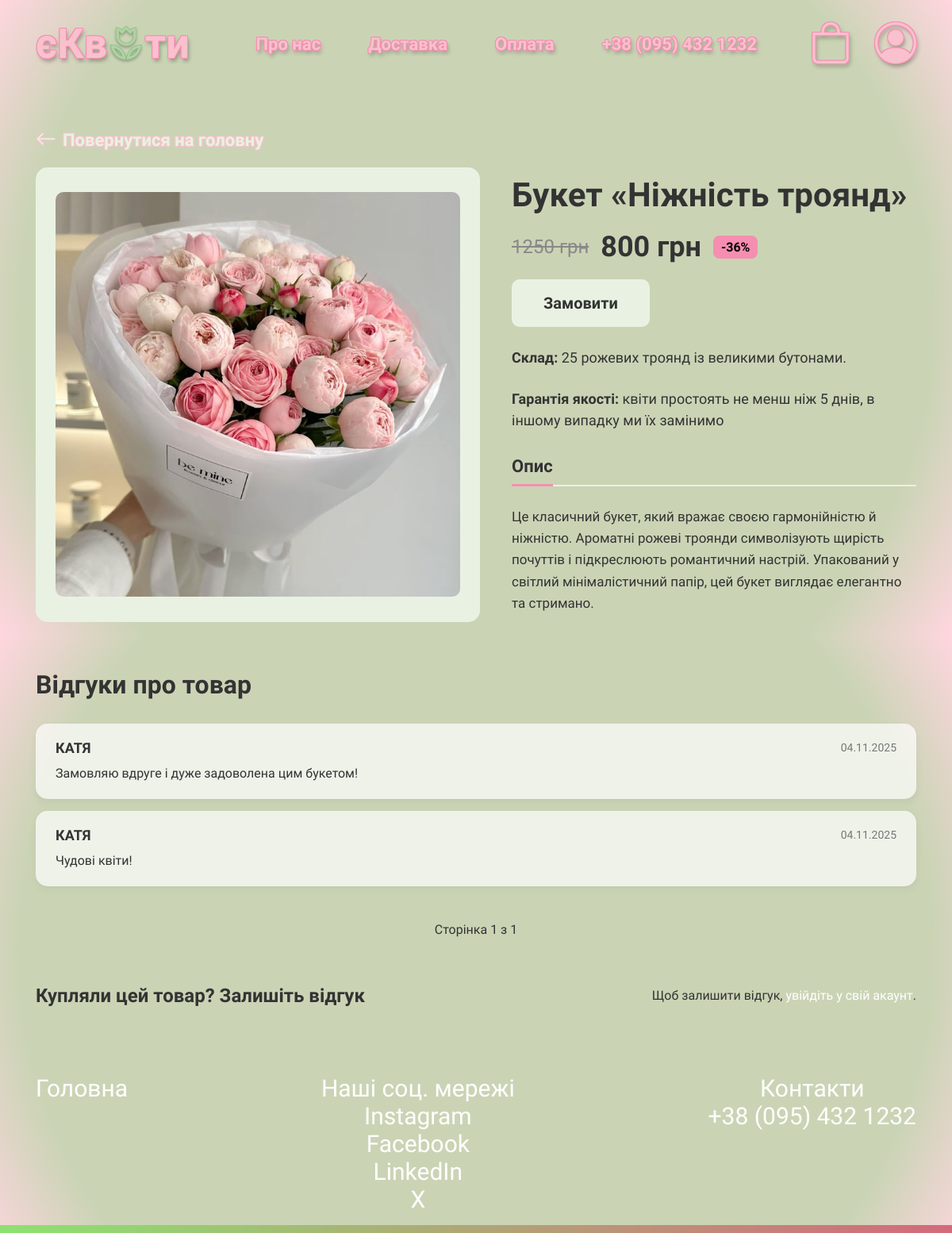
The page /pro_tovar/1/ on the database its author committed.
### shop/models.py (models this page shows, shortened)
class Bouquet(models.Model):
    name = models.CharField(max_length=100, verbose_name="Назва букета")
    flowers = models.ManyToManyField(FlowerType, related_name="bouquets", verbose_name="Квіти у складі")
    composition = models.TextField(verbose_name="Склад")
    description = models.TextField(verbose_name="Опис")
    price = models.DecimalField(max_digits=8, decimal_places=2, verbose_name="Ціна")
    new_price = models.DecimalField(max_digits=8, decimal_places=2, null=True, blank=True, verbose_name="Нова ціна")
    image = models.ImageField(upload_to="bouquets/", verbose_name="Зображення")
    def discount(self):
        if self.new_price:
            return round((self.price - self.new_price) / self.price * 100)
        return None

class BouquetReview(models.Model):
    user = models.ForeignKey(settings.AUTH_USER_MODEL, on_delete=models.CASCADE)
    bouquet = models.ForeignKey(Bouquet, on_delete=models.CASCADE, related_name='reviews')
    text = models.TextField(verbose_name='Відгук')
    created_at = models.DateTimeField(auto_now_add=True)
    class Meta:
        ordering = ['-created_at']
        verbose_name = "Відгук"
        verbose_name_plural = "Відгуки"

### users/models.py (models this page shows, shortened)
class CustomUser(AbstractUser):
    username = None
    email = models.EmailField(unique=True, max_length=100)
    objects = CustomUserManager()
    groups = models.ManyToManyField(
        Group,
        related_name='customuser_set',
        blank=True,
        help_text='The groups this user belongs to. A user will get all permissions granted to each of their groups.',
        verbose_name='groups',
    )
    user_permissions = models.ManyToManyField(
        Permission,
        related_name='customuser_permissions',
        blank=True,
        help_text='Specific permissions for this user.',
        verbose_name='user permissions',
    )
    USERNAME_FIELD = 'email'
    REQUIRED_FIELDS = []

### shop/views.py (the view)
# urls.py: path('pro_tovar/<int:id>/', views.pro_tovar, name='pro_tovar'),
def pro_tovar(request, id):
    bouquet = get_object_or_404(Bouquet, id=id)
    reviews = bouquet.reviews.all()
    if request.method == 'POST':
        if 'send-review' in request.POST:
            if not request.user.is_authenticated:
                return redirect('shop:home')
            review_form = BouquetReviewForm(request.POST)
            if review_form.is_valid():
                review = review_form.save(commit=False)
                review.bouquet = bouquet
                review.user = request.user
                review.save()
                return redirect('shop:pro_tovar', id=bouquet.id)
        if 'add-to-cart' in request.POST:
            cart = Cart(request)
            quantity = int(request.POST.get('quantity', 1))
            cart.add(bouquet, quantity)
            return redirect('shop:pro_tovar', id=bouquet.id)
    else:
        review_form = BouquetReviewForm()
    paginator = Paginator(reviews, 5)
    page_number = request.GET.get('page')
    page_obj = paginator.get_page(page_number)
    context = {
        'bouquet': bouquet,
        'review_form': review_form,
        'reviews': page_obj.object_list,
        'page_obj': page_obj,
    }
    return render(request, 'shop/pro_tovar.html', context)

### cart/cart.py (called while the page is built)
    def __len__(self):
        return sum(item['quantity'] for item in self.cart.values())

### cart/context_processors.py (called while the page is built)
def cart(request):
    return {'cart': Cart(request)}

### templates/shop/pro_tovar.html (shortened to what this page needs)
{% extends "shop/base.html" %}
{% block css_links %}
{% load static %}
<link rel="stylesheet" href="{% static "shop/css/pro_tovar.css" %}">
{% endblock css_links %}
{% block content %}
    <main class="product-page-container">
        <a href="{% url "shop:main" %}" class="nav-link" id="back-arrow-button">
            <i class="bi bi-arrow-left"></i> Повернутися на головну
        </a>
        <section class="product-details-section">
            <div class="product-layout">
                <div class="product-image-container">
                    <img src="{{ bouquet.image.url }}" alt="{{ bouquet.name }}"> </div>
                <div class="product-info-container">
                    <h1 class="product-title">Букет {{ bouquet.name }}</h1>
                    <div class="product-price">
                        {% if bouquet.new_price %}
                            <span class="old-price">{{ bouquet.price|floatformat:0 }} грн</span>
                            <span class="new-price">{{ bouquet.new_price|floatformat:0 }} грн</span>
                            <span class="discount-badge">-{{ bouquet.discount|floatformat:0 }}%</span>
                        {% else %}
                            <span class="new-price">{{ bouquet.price|floatformat:0 }} грн</span>
                        {% endif %}
                    </div>
                    <form method="POST">
                        <button class="order-button" type='submit' name='add-to-cart'>Замовити</button>
                    </form>
                    <p class="product-composition">
                        <strong>Склад:</strong> {{bouquet.composition}}
                    </p>
                    <p class="product-guarantee">
                        <strong>Гарантія якості:</strong> квіти простоять не менш ніж 5 днів, в іншому випадку ми їх замінимо
                    </p>
                    <div class="tabs-container">
                        <div class="tabs-nav">
                            <button class="tab-link active" data-tab="description">Опис</button>
                        </div>
                        <div class="tabs-content">
                            <div id="description" class="tab-pane active">
                                <p>{{bouquet.description}}</p>
                            </div>
                        </div>
                    </div>
                </div>
            </div>
        </section>
        <section class="product-reviews">
            <h2 class="reviews-title">Відгуки про товар</h2>
            <div class="reviews-list">
                {% for review in reviews %}
                    <div class="review-item">
                        <div class="review-header">
                            <span class="review-author">{{review.user.first_name}}</span>
                            <span class="review-date">{{ review.created_at|date:"d.m.Y" }}</span>
                        </div>
                        <p class="review-body">{{review.text}}</p>
                    </div>
                {% empty %}
                    <p>Поки що немає відгуків. Будьте першим!</p>
                {% endfor %}
            </div>
            <div class="pagination">
                <span class="current-page">Сторінка {{ page_obj.number }} з {{ page_obj.paginator.num_pages }}</span>
            </div>
        </section>
        <section class="add-review-section">
            <h3 class="add-review-title">Купляли цей товар? Залишіть відгук</h3>
            {% if user.is_authenticated %}
                <form class="review-form" method="POST" action="{% url "shop:pro_tovar" bouquet.id %}">
                    {% csrf_token %}
                    {{ review_form.text }}
                    <button type="submit" class="submit-review-button" name="send-review">Надіслати</button>
                </form>
            {% else %}
                <p>Щоб залишити відгук, <a href="{% url 'shop:home' %}">увійдіть у свій акаунт</a>.</p>
            {% endif %}
        </section>
    </main>
{% endblock content %}

### static/shop/css/base.css (style rules this page uses)
:root { --fs-logo: 52px; --fs-nav-info: 22px; --fs-nav-icons: 52px; --fs-footer-list: 30px; --ff: 'Montserrat Alternates', sans-serif; }
body { -ms-overflow-style: none; scrollbar-width: none; background: radial-gradient(circle, #CAD4B5 10%, #CAD4B5 80%, #ffd6df 100%); height: 100vh; width: 100%; font-family: var(--ff); overflow-x: hidden; background-size: cover; }
*, *::before, *::after { box-sizing: border-box; margin: 0; padding: 0; text-decoration: none; list-style: none; outline: none; border: none; }

### static/shop/css/pro_tovar.css (style rules this page uses)
main.product-page-container { max-width: 1440px; margin: 40px auto; padding: 0 45px; font-family: var(--ff); color: #333; }
.product-layout { display: flex; gap: 40px; margin-bottom: 50px; }
.product-image-container { flex: 1; background-color: #E9F2E2; border-radius: 15px; padding: 25px; display: flex; align-items: center; justify-content: center; }
.product-image-container img { width: 100%; height: auto; border-radius: 10px; object-fit: cover; }
.product-info-container { flex: 1; padding: 10px 0; }
.product-title { font-size: 42px; font-weight: 600; color: #333; }
.product-price { display: flex; align-items: center; gap: 15px; margin: 20px 0; }
.product-price .old-price { font-size: 24px; color: #888; text-decoration: line-through; }
.product-price .new-price { font-size: 36px; font-weight: 600; color: #333; }
.product-price .discount-badge { background-color: #F58EB1; color: black; padding: 5px 10px; border-radius: 8px; font-weight: bold; font-size: 16px; }
.order-button { background-color: #E9F2E2; padding: 18px 40px; font-size: 20px; font-weight: 600; font-family: var(--ff); color: #333; border-radius: 10px; cursor: pointer; transition: background-color 0.3s ease; }
.product-composition, .product-guarantee { font-size: 18px; line-height: 1.5; margin-top: 25px; color: #333; }
.tabs-container { margin-top: 30px; }
.tabs-nav { display: flex; gap: 30px; border-bottom: 2px solid #E9F2E2; }
.tab-link { background: none; font-family: var(--ff); font-size: 22px; font-weight: 600; padding-bottom: 10px; cursor: pointer; color: #888; position: relative; bottom: -2px; }
.tab-link.active { color: #333; border-bottom: 3px solid #F58EB1; }
.tabs-content { margin-top: 25px; font-size: 17px; line-height: 1.6; }
.tab-pane { display: none; }
.tab-pane.active { display: block; }
.product-reviews { margin: 60px 0; display: flex; flex-direction: column; }
.product-reviews .pagination { margin-top: 30px; align-self: center; display: flex; flex-direction: column; align-items: center; gap: 10px; }
.reviews-title { font-size: 32px; font-weight: 600; margin-bottom: 30px; color: #333; }
.review-item { background-color: rgba(255, 255, 255, 0.7); border-radius: 15px; padding: 20px 25px; margin-bottom: 15px; box-shadow: 0 4px 10px rgba(0, 0, 0, 0.05); }
.review-header { display: flex; justify-content: space-between; align-items: center; margin-bottom: 10px; }
.review-author { font-weight: 600; text-transform: uppercase; font-size: 18px; }
.review-date { font-size: 14px; color: #777; }
.review-body { font-size: 16px; line-height: 1.5; }
.add-review-section { display: flex; justify-content: space-between; align-items: center; gap: 30px; margin-bottom: 60px; flex-wrap: wrap; }
.add-review-section p > a { color:#fff; }
.add-review-title { font-size: 24px; font-weight: 600; }
#back-arrow-button { font-size: 22px; font-family: var(--ff); font-weight: 600; color: #E9F2E2; cursor: pointer; text-shadow: -1px -1px 0 #F8C1CD, 1px -1px 0 #F8C1CD, -1px 1px 0 #F8C1CD, 1px 1px 0 #F8C1CD; display: inline-flex; align-items: center; gap: 8px; margin-bottom: 20px; margin-top: 10px; }
#back-arrow-button .bi-arrow-left { font-size: 26px; vertical-align: middle; }

### rows shown on the page
Bouquet: image (picture), name "«Ніжність троянд»", price "1250", new_price "800", discount "36", composition "25 рожевих троянд із великими бутонами.", description "Це класичний букет, який вражає своєю гармонійністю й ніжністю. Ароматні рожеві троянди символізують щирість почуттів і підкреслюють романтичний настрій. Упакований у світлий мінімалістичний папір, цей букет виглядає елегантно та стримано."
BouquetReview: user.first_name "КАТЯ", created_at "04.11.2025", text "Замовляю вдруге і дуже задоволена цим букетом!"
BouquetReview: user.first_name "КАТЯ", created_at "04.11.2025", text "Чудові квіти!"

### other values the page prints
{{ page_obj.number }} "1"
{{ page_obj.paginator.num_pages }} "1"
